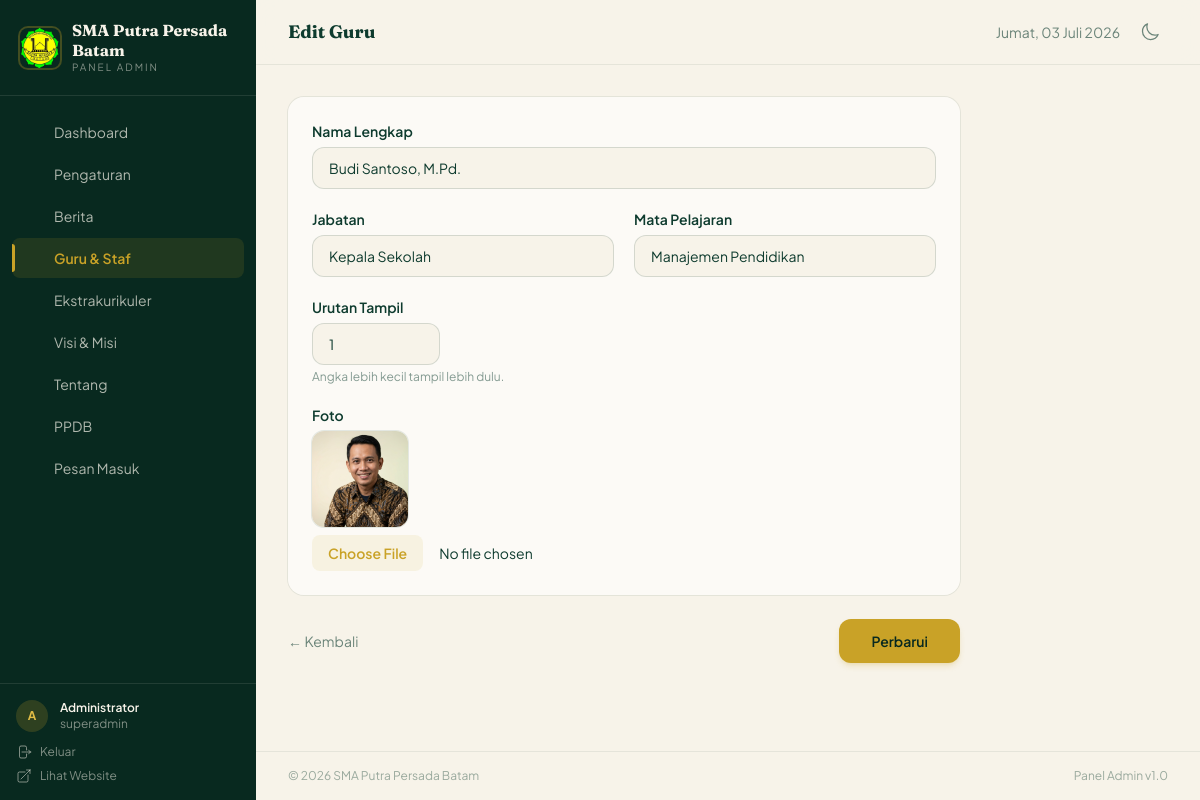
Page /admin/kelola_guru.php?edit=1 (signed in) on the committed database.
### tables this page shows
CREATE TABLE pengaturan (
  id    INT AUTO_INCREMENT PRIMARY KEY,
  kunci VARCHAR(100) NOT NULL UNIQUE,
  nilai TEXT NOT NULL
);

CREATE TABLE guru (
  id      INT AUTO_INCREMENT PRIMARY KEY,
  nama    VARCHAR(100) NOT NULL,
  jabatan VARCHAR(100) NOT NULL,
  mapel   VARCHAR(100) DEFAULT NULL,
  foto    VARCHAR(255) DEFAULT 'placeholder.jpeg',
  urutan  INT          NOT NULL DEFAULT 0
);

### config/koneksi.php (called while the page is built, shortened)
<?php
function db(): PDO {
    static $pdo = null;
    if ($pdo === null) {
        $dsn = "mysql:host=" . DB_HOST . ";dbname=" . DB_NAME . ";charset=" . DB_CHARSET;
        $pdo = new PDO($dsn, DB_USER, DB_PASS, [
            PDO::ATTR_ERRMODE            => PDO::ERRMODE_EXCEPTION,
            PDO::ATTR_DEFAULT_FETCH_MODE => PDO::FETCH_ASSOC,
            PDO::ATTR_EMULATE_PREPARES   => false,
        ]);
    }
    return $pdo;
}
function setting(string $kunci): ?string {
    $stmt = db()->prepare('SELECT nilai FROM pengaturan WHERE kunci = ?');
    $stmt->execute([$kunci]);
    $row = $stmt->fetch();
    return $row ? $row['nilai'] : null;
}
function esc(string $str): string {
    return htmlspecialchars($str, ENT_QUOTES, 'UTF-8');
}
function tglIndo(string $tgl): string {
    $bulan = ['Januari','Februari','Maret','April','Mei','Juni','Juli','Agustus','September','Oktober','November','Desember'];
    $d = new DateTime($tgl);
    return $d->format('d') . ' ' . $bulan[(int)$d->format('m') - 1] . ' ' . $d->format('Y');
}

### admin/auth.php (called while the page is built, shortened)
<?php
require_once __DIR__ . '/../config/koneksi.php';
function admin_name(): string {
    return $_SESSION['admin_nama'] ?? 'Admin';
}

### admin/kelola_guru.php (the view, shortened to what this page needs)
<?php
require_once 'auth.php';
$pdo   = db();
$edit  = null;
$mode  = 'list';
if (isset($_GET['edit'])) {
    $edit = $pdo->prepare('SELECT * FROM guru WHERE id=?');
    $edit->execute([(int)$_GET['edit']]);
    $edit = $edit->fetch();
    $mode = $edit ? 'form' : 'list';
}
$pageTitle = $mode === 'form' ? ($edit ? 'Edit Guru' : 'Tambah Guru') : 'Kelola Guru & Staf';
include 'admin_head.php';
if ($mode === 'form'):
?>
<form method="POST" enctype="multipart/form-data" class="max-w-2xl space-y-6">
  <div class="admin-card bg-white/60 dark:bg-pine/40 backdrop-blur-sm rounded-2xl ring-1 ring-pine/8 dark:ring-cream/8 p-6 space-y-5">
    <div>
      <label class="block text-sm font-semibold mb-1.5">Nama Lengkap</label>
      <input type="text" name="nama" required value="<?php echo esc($edit['nama'] ?? ''); ?>"
             class="w-full px-4 py-2.5 rounded-xl bg-cream dark:bg-pine-deep border border-pine/15 dark:border-cream/15 focus:border-brass focus:ring-2 focus:ring-brass/20 outline-none transition text-sm">
    </div>
    <div class="grid sm:grid-cols-2 gap-5">
      <div>
        <label class="block text-sm font-semibold mb-1.5">Jabatan</label>
        <input type="text" name="jabatan" required value="<?php echo esc($edit['jabatan'] ?? ''); ?>"
               placeholder="contoh: Kepala Sekolah, Guru Matematika"
               class="w-full px-4 py-2.5 rounded-xl bg-cream dark:bg-pine-deep border border-pine/15 dark:border-cream/15 focus:border-brass focus:ring-2 focus:ring-brass/20 outline-none transition text-sm">
      </div>
      <div>
        <label class="block text-sm font-semibold mb-1.5">Mata Pelajaran</label>
        <input type="text" name="mapel" value="<?php echo esc($edit['mapel'] ?? ''); ?>"
               placeholder="opsional"
               class="w-full px-4 py-2.5 rounded-xl bg-cream dark:bg-pine-deep border border-pine/15 dark:border-cream/15 focus:border-brass focus:ring-2 focus:ring-brass/20 outline-none transition text-sm">
      </div>
    </div>
    <div>
      <label class="block text-sm font-semibold mb-1.5">Urutan Tampil</label>
      <input type="number" name="urutan" min="0" value="<?php echo esc($edit['urutan'] ?? '0'); ?>"
             class="w-32 px-4 py-2.5 rounded-xl bg-cream dark:bg-pine-deep border border-pine/15 dark:border-cream/15 focus:border-brass focus:ring-2 focus:ring-brass/20 outline-none transition text-sm">
      <p class="text-xs text-pine/50 dark:text-cream/50 mt-1">Angka lebih kecil tampil lebih dulu.</p>
    </div>
    <div>
      <label class="block text-sm font-semibold mb-1.5">Foto</label>
      <?php if (!empty($edit['foto'])): ?>
        <div class="mb-2">
          <img src="uploads/guru/<?php echo esc($edit['foto']); ?>" alt="" class="h-24 w-24 rounded-xl object-cover ring-1 ring-pine/10">
        </div>
      <?php endif; ?>
      <input type="file" name="foto" accept="image/*"
             class="w-full text-sm file:mr-4 file:py-2 file:px-4 file:rounded-lg file:border-0 file:bg-brass/10 file:text-brass file:font-semibold file:text-sm hover:file:bg-brass/20 transition">
    </div>
  </div>
  <div class="flex items-center justify-between">
    <a href="kelola_guru.php" class="text-sm text-pine/60 dark:text-cream/60 hover:text-pine dark:hover:text-cream transition">← Kembali</a>
    <button type="submit" class="btn-action px-8 py-3 rounded-xl bg-brass hover:bg-brass-light text-pine-deep font-semibold text-sm shadow-md shadow-brass/20 hover:shadow-lg transition">
      <?php echo $edit ? 'Perbarui' : 'Simpan'; ?>
    </button>
  </div>
</form>
<?php endif; ?>
<?php include 'admin_foot.php'; ?>

### admin/admin_head.php (shortened to what this page needs)
<?php
$namaSekolah = setting('nama_sekolah') ?? 'SMA Putra Persada Batam';
$currentPage = basename($_SERVER['PHP_SELF']);
$hari      = ['Minggu','Senin','Selasa','Rabu','Kamis','Jumat','Sabtu'];
$tglTopbar = $hari[(int)date('w')] . ', ' . tglIndo(date('Y-m-d'));
$navItems = [
    ['file'=>'dashboard.php',        'icon'=>'grid',    'label'=>'Dashboard'],
    ['file'=>'kelola_pengaturan.php', 'icon'=>'cog',     'label'=>'Pengaturan'],
    ['file'=>'kelola_berita.php',     'icon'=>'news',    'label'=>'Berita'],
    ['file'=>'kelola_guru.php',       'icon'=>'users',   'label'=>'Guru & Staf'],
    ['file'=>'kelola_ekskul.php',     'icon'=>'star',    'label'=>'Ekstrakurikuler'],
    ['file'=>'kelola_visimisi.php',   'icon'=>'eye',     'label'=>'Visi & Misi'],
    ['file'=>'kelola_tentang.php',    'icon'=>'info',    'label'=>'Tentang'],
    ['file'=>'kelola_ppdb.php',       'icon'=>'doc',     'label'=>'PPDB'],
    ['file'=>'pesan_masuk.php',       'icon'=>'mail',    'label'=>'Pesan Masuk'],
];
?>
<!DOCTYPE html>
<html lang="id">
<head>
  <script src="https://cdn.jsdelivr.net/npm/@tailwindcss/browser@4.3.0/dist/index.global.js"></script>
</head>
<body class="min-h-dvh antialiased bg-cream dark:bg-pine-deep text-pine dark:text-cream font-sans">
  <aside id="sidebar" class="fixed top-0 left-0 bottom-0 w-64 bg-pine-deep text-cream z-50 flex flex-col sidebar-enter
                               lg:translate-x-0 -translate-x-full">
    <div class="p-5 border-b border-cream/10">
      <a href="dashboard.php" class="flex items-center gap-3 group">
        <img src="../assets/img/logo.jpeg" alt="Logo" class="w-10 h-10 rounded-lg object-cover ring-2 ring-brass/30
                                                    group-hover:ring-brass transition duration-300">
        <div>
          <h1 class="font-serif text-base font-bold leading-tight group-hover:text-brass-light transition"><?php echo esc($namaSekolah); ?></h1>
          <p class="text-[10px] tracking-[0.2em] text-cream/50 uppercase">Panel Admin</p>
        </div>
      </a>
    </div>
    <nav class="flex-1 overflow-y-auto py-4 px-3 space-y-0.5">
      <?php foreach ($navItems as $item): ?>
        <a href="<?php echo $item['file']; ?>"
           class="sidebar-link flex items-center gap-3 px-3 py-2.5 rounded-lg text-sm
                  <?php echo $currentPage === $item['file']
                      ? 'active font-semibold text-brass-light'
                      : 'text-cream/70 hover:text-cream hover:bg-cream/5'; ?>">
          <svg class="w-[18px] h-[18px] shrink-0" fill="none" stroke="currentColor" viewBox="0 0 24 24">
            <?php echo $iconPaths[$item['icon']]; ?>
          </svg>
          <?php echo $item['label']; ?>
        </a>
      <?php endforeach; ?>
    </nav>
    <div class="p-4 border-t border-cream/10">
      <div class="flex items-center gap-3 mb-3">
        <div class="w-8 h-8 rounded-full bg-brass/20 flex items-center justify-center text-brass-light font-bold text-xs">
          <?php echo strtoupper(substr(admin_name(), 0, 1)); ?>
        </div>
        <div class="text-xs">
          <p class="font-semibold"><?php echo esc(admin_name()); ?></p>
          <p class="text-cream/50"><?php echo esc($_SESSION['admin_role'] ?? 'admin'); ?></p>
        </div>
      </div>
      <a href="logout.php" class="flex items-center gap-2 text-xs text-cream/50 hover:text-red-400 transition">
        <svg class="w-4 h-4" fill="none" stroke="currentColor" viewBox="0 0 24 24"><path stroke-linecap="round" stroke-linejoin="round" stroke-width="1.5" d="M15.75 9V5.25A2.25 2.25 0 0013.5 3h-6a2.25 2.25 0 00-2.25 2.25v13.5A2.25 2.25 0 007.5 21h6a2.25 2.25 0 002.25-2.25V15m3 0l3-3m0 0l-3-3m3 3H9"/></svg>
        Keluar
      </a>
      <a href="../index.php" target="_blank" class="flex items-center gap-2 text-xs text-cream/50 hover:text-cream mt-2 transition">
        <svg class="w-4 h-4" fill="none" stroke="currentColor" viewBox="0 0 24 24"><path stroke-linecap="round" stroke-linejoin="round" stroke-width="1.5" d="M13.5 6H5.25A2.25 2.25 0 003 8.25v10.5A2.25 2.25 0 005.25 21h10.5A2.25 2.25 0 0018 18.75V10.5m-10.5 6L21 3m0 0h-5.25M21 3v5.25"/></svg>
        Lihat Website
      </a>
    </div>
  </aside>
  <div class="lg:ml-64 min-h-dvh flex flex-col">
    <header class="sticky top-0 z-30 bg-cream/80 dark:bg-pine-deep/80 backdrop-blur-md border-b border-pine/8 dark:border-cream/8">
      <div class="flex items-center justify-between px-5 lg:px-8 h-16">
        <div class="flex items-center gap-4">
          <h2 class="font-serif text-lg font-bold"><?php echo esc($pageTitle); ?></h2>
        </div>
        <div class="flex items-center gap-3 text-sm text-pine/60 dark:text-cream/60">
          <span class="hidden sm:inline"><?php echo esc($tglTopbar); ?></span>
          <button type="button" onclick="toggleTheme()" aria-label="Ganti mode terang atau gelap" title="Ganti mode terang/gelap"
                  class="btn-action p-2 rounded-lg hover:bg-pine/5 dark:hover:bg-cream/5 transition">
          </button>
        </div>
      </div>
    </header>
    <main class="flex-1 p-5 lg:p-8 fade-in">

### admin/admin_head.php (style rules this page uses)
.sidebar-link { position:relative;transition:all .25s ease }
.sidebar-link.active { background:rgba(201,162,39,.12);color:#C9A227 }
.sidebar-link.active::before { content:"";position:absolute;left:0;top:.375rem;bottom:.375rem;width:3px;border-radius:0 3px 3px 0;background:#C9A227 }
.admin-card { transition:transform .25s ease,box-shadow .25s ease }
.btn-action { transition:all .2s ease }
.fade-in { opacity:0;transform:translateY(12px);animation:fadeUp .4s ease forwards }
.sidebar-enter { animation:slideIn .3s ease forwards }
#sidebar { transition:transform .3s ease }
@media (min-width:1024px) { #sidebar { transform:none!important } }

### rows in the picture
pengaturan: nilai "SMA Putra Persada Batam"
guru: nama "Budi Santoso, M.Pd.", jabatan "Kepala Sekolah", mapel "Manajemen Pendidikan", urutan "1", foto (picture)

### other values in the picture
$item['label'] "Dashboard"
$item['label'] "Pengaturan"
$item['label'] "Berita"
$item['label'] "Guru & Staf"
$item['label'] "Ekstrakurikuler"
$item['label'] "Visi & Misi"
$item['label'] "Tentang"
$item['label'] "PPDB"
$item['label'] "Pesan Masuk"
substr(admin_name(), 0, 1) "A"
admin_name() "Administrator"
$_SESSION['admin_role'] "superadmin"
$pageTitle "Edit Guru"
